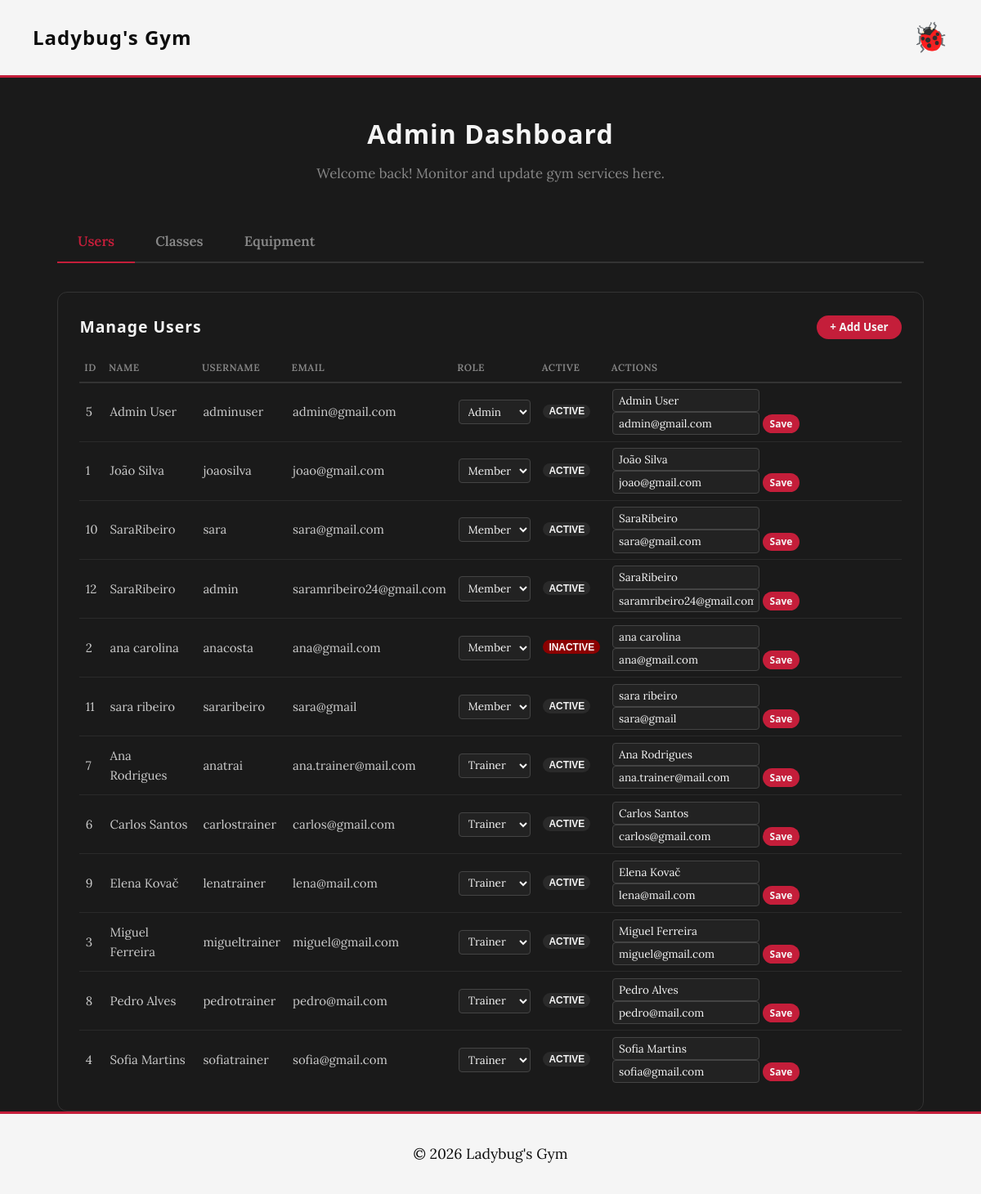
The page /pages/dashboard.php?tab=users (signed in) on the database its author committed.
### tables this page shows
CREATE TABLE users (
    id INTEGER PRIMARY KEY AUTOINCREMENT,
    username VARCHAR(50) UNIQUE NOT NULL,
    email VARCHAR(100) UNIQUE NOT NULL,
    password_hash TEXT NOT NULL,
    name TEXT NOT NULL,
    role TEXT CHECK(role IN ('member', 'trainer', 'admin')) NOT NULL DEFAULT 'member',
    profile_photo TEXT,
    active INTEGER NOT NULL DEFAULT 1 CHECK(active IN (0,1)),
    created_at TEXT DEFAULT CURRENT_TIMESTAMP,
    plan_id INTEGER REFERENCES plans(id) ON DELETE SET NULL
);

### pages/dashboard.php (called while the page is built, shortened)
<?php
require_once(__DIR__ . '/../templates/common.tpl.php');
require_once(__DIR__ . '/../templates/dashboard.tpl.php');
require_once(__DIR__ . '/../database/user.class.php');
$db     = getDatabaseConnection();
$role   = Session::getUserRole();
$userId = Session::getUserId();
$tab = $_GET['tab'] ?? (($role === 'admin') ? 'users' : 'trainer_profile');
$users         = [];
$equipment     = [];
$nutritionPlans = [];
$classes       = [];
$trainers      = [];
$bio           = '';
$specializations = '';
$certifications  = '';
if ($tab === 'users' && $role === 'admin') {
    $users = User::getAllUsers($db);
}
elseif ($tab === 'equipment' && $role === 'admin') {
    $equipment = ClassSchedule::getAllEquipment($db);
}
drawDashboardMain($role, $tab, $classes, $trainers, $users, $equipment, $nutritionPlans, $db, $userId, $bio, $specializations, $certifications);
?>

### database/user.class.php (called while the page is built, shortened)
<?php
class User {
    public static function getAllUsers(?PDO $db = null): array {
        $db = $db ?? getDatabaseConnection();
        $stmt = $db->query('
            SELECT u.id, u.username, u.email, u.name, u.role, u.active, u.profile_photo, u.created_at, p.name AS plan_name
            FROM users u
            LEFT JOIN plans p ON u.plan_id = p.id
            ORDER BY u.role ASC, u.name ASC
        ');
        return $stmt->fetchAll(PDO::FETCH_ASSOC);
    }
}
?>

### templates/dashboard.tpl.php (the view, shortened to what this page needs)
<?php
function drawDashboardMain(string $role, string $tab, array $classes, array $trainers, array $users, array $equipment, array $nutritionPlans, PDO $db, int $userId, string $bio, string $specializations, string $certifications): void {
    ?>
    <main class="container" style="padding-top: 1em;">
        <div class="page-header">
            <h2><?= htmlspecialchars(ucfirst($role)) ?> Dashboard</h2>
            <p>Welcome back! Monitor and update gym services here.</p>
        </div>
        <?php drawDashboardTabs($tab, $role);
        if ($tab === 'users' && $role === 'admin') {
            drawManageUsers($users);
        } elseif ($tab === 'equipment' && $role === 'admin') {
            drawManageEquipment($equipment);
        } elseif ($tab === 'classes') {
            drawManageClasses($classes, $trainers, $db, $role, $userId);
        } elseif ($tab === 'nutrition' && $role === 'trainer') {
            drawTrainerNutritionPlans($nutritionPlans);
        } ?>
    </main>
    <?php
}
function drawDashboardTabs(string $currentTab, string $role): void { ?>
    <div class="admin-tabs">
        <?php if ($role === 'admin'): ?>
            <a href="?tab=users"     class="admin-tab <?= $currentTab === 'users'     ? 'active' : '' ?>">Users</a>
            <a href="?tab=classes"   class="admin-tab <?= $currentTab === 'classes'   ? 'active' : '' ?>">Classes</a>
            <a href="?tab=equipment" class="admin-tab <?= $currentTab === 'equipment' ? 'active' : '' ?>">Equipment</a>
        <?php endif; ?>
    </div>
<?php }
function drawManageUsers(array $users): void { ?>
    <section class="admin-section">
        <div class="admin-section-header">
            <h3>Manage Users</h3>
            <button class="button button-small" onclick="this.nextElementSibling.style.display='block'">+ Add User</button>
        </div>
        <div class="admin-table-wrap">
            <table class="admin-table">
                <thead>
                    <tr><th>ID</th><th>Name</th><th>Username</th><th>Email</th><th>Role</th><th>Active</th><th>Actions</th></tr>
                </thead>
                <tbody>
                    <?php foreach ($users as $u): ?>
                    <tr>
                        <td><?= (int)$u['id'] ?></td>
                        <td><?= htmlspecialchars($u['name']) ?></td>
                        <td><?= htmlspecialchars($u['username']) ?></td>
                        <td><?= htmlspecialchars($u['email']) ?></td>
                        <td>
                            <form action="../actions/action_admin_users.php" method="post" style="display:inline">
                                <select name="role" onchange="this.form.submit()">
                                    <option value="member"  <?= $u['role'] === 'member'  ? 'selected' : '' ?>>Member</option>
                                    <option value="trainer" <?= $u['role'] === 'trainer' ? 'selected' : '' ?>>Trainer</option>
                                    <option value="admin"   <?= $u['role'] === 'admin'   ? 'selected' : '' ?>>Admin</option>
                                </select>
                            </form>
                        </td>
                        <td>
                            <form action="../actions/action_admin_users.php" method="post" style="display:inline">
                                <button class="badge badge-<?= $u['active'] ? 'active' : 'inactive' ?>"><?= $u['active'] ? 'Active' : 'Inactive' ?></button>
                            </form>
                        </td>
                        <td>
                            <form action="../actions/action_admin_users.php" method="post" style="display:inline">
                                <input type="text"  name="name"  value="<?= htmlspecialchars($u['name'])  ?>" class="inline-input" required>
                                <input type="email" name="email" value="<?= htmlspecialchars($u['email']) ?>" class="inline-input" required>
                                <button class="button button-small">Save</button>
                            </form>
                        </td>
                    </tr>
                    <?php endforeach; ?>
                </tbody>
            </table>
        </div>
    </section>
<?php }
    ?>

### css/base.css (style rules this page uses)
:root { --ladybug-red: #c41e3a; --ladybug-dark-red: #8b0000; --ladybug-black: #0d0d0d; --ladybug-dark-gray: #2a2a2a; --ladybug-medium-gray: #3d3d3d; --ladybug-white: #f5f5f5; --ladybug-bg: #1a1a1a; --ladybug-gray: #888; --ladybug-light: #4a1a1a; --accent-deep-red: #a01830; --accent-maroon: #7a0e26; --font-heading: 'Treova', 'Segoe UI', Arial, sans-serif; --font-body: 'Lora', Georgia, serif; --font-accent: 'Treova', 'Segoe UI', sans-serif; --primary-green: var(--ladybug-gray); --accent-green: var(--ladybug-red); --light-green: var(--ladybug-light); --white: var(--ladybug-white); --gray: var(--ladybug-gray); --bg-color: var(--ladybug-bg); }
* { margin: 0; padding: 0; box-sizing: border-box; }
body { font-family: var(--font-body); line-height: 1.6; color: var(--ladybug-white); background-color: var(--bg-color); font-size: 1.1rem; }
h1, h2, h3, h4, h5, h6 { font-family: var(--font-heading); letter-spacing: 1px; color: var(--ladybug-white); }
a { text-decoration: none; color: var(--primary-green); transition: color 0.3s; }
section { padding: 4em 0; }

### css/components.css (style rules this page uses)
.button { font-family: var(--font-accent); display: inline-block; padding: 0.8em 2em; background-color: var(--ladybug-red); color: var(--ladybug-white); border-radius: 50px; font-weight: bold; text-align: center; border: none; cursor: pointer; transition: all 0.3s cubic-bezier(0.34, 1.56, 0.64, 1); position: relative; overflow: hidden; }
.button-small { padding: 0.4em 1.2em; }
.badge { display: inline-block; padding: 0.2em 0.8em; border-radius: 12px; font-size: 0.75em; font-weight: bold; text-transform: uppercase; margin-bottom: 0.5em; }

### css/layout.css (style rules this page uses)
.container { max-width: 1100px; margin: 0 auto; padding: 0 20px; width: 100%; }

### css/pages.css (style rules this page uses)
.page-header { text-align: center; margin-bottom: 2.5em; }
.page-header h2 { color: var(--primary-green); font-size: 2.2rem; }

### css/shared.css (style rules this page uses)
.page-header { text-align: center; margin-top: 1.5em; margin-bottom: 2.5em; }
.page-header h2 { color: var(--ladybug-white); font-size: 2.2rem; }
main.container { padding-top: 1em; }

### css/profile.css (style rules this page uses)
.page-header { text-align: center; margin-bottom: 2.5em; }
.page-header h2 { font-family: var(--font-heading); font-size: 2rem; color: var(--ladybug-white); margin-bottom: 0.3em; letter-spacing: 1px; }
.page-header p { color: var(--ladybug-gray); font-size: 0.95em; }

### css/admin-dashboard.css (style rules this page uses)
.admin-tabs { display: flex; gap: 0; margin-bottom: 2em; border-bottom: 2px solid #333; }
.admin-tab { padding: 0.7em 1.5em; color: #888; text-decoration: none; font-weight: 600; font-size: 0.95em; border-bottom: 2px solid transparent; margin-bottom: -2px; transition: color 0.2s, border-color 0.2s; }
.admin-tab.active { color: var(--ladybug-red); border-bottom-color: var(--ladybug-red); }
.admin-section { background: #1a1a1a; border: 1px solid #333; border-radius: 12px; padding: 1.5em; }
.admin-section-header { display: flex; align-items: center; gap: 1em; margin-bottom: 1em; flex-wrap: wrap; }
.admin-section-header h3 { color: var(--ladybug-white); font-size: 1.1em; margin-right: auto; }
.admin-table-wrap { overflow-x: auto; }
.admin-table { width: 100%; border-collapse: collapse; font-size: 0.85em; }
.admin-table th { text-align: left; color: #888; font-weight: 600; padding: 0.6em 0.5em; border-bottom: 2px solid #333; text-transform: uppercase; letter-spacing: 0.5px; font-size: 0.8em; white-space: nowrap; }
.admin-table td { padding: 0.5em; color: #ccc; border-bottom: 1px solid #2a2a2a; vertical-align: middle; }
.admin-table tr:last-child td { border-bottom: none; }
.admin-table input[type="text"], .admin-table input[type="email"], .admin-table input[type="number"], .admin-table select { background: #222; border: 1px solid #444; border-radius: 4px; padding: 0.3em 0.5em; color: var(--ladybug-white); font-size: 0.9em; font-family: inherit; }
.inline-input { max-width: 180px; }
.admin-table .button-small { padding: 0.25em 0.7em; font-size: 0.8em; }
.badge { display: inline-block; padding: 0.15em 0.6em; border-radius: 10px; font-size: 0.8em; font-weight: 600; border: none; cursor: pointer; }
.badge-active { background: var(--ladybug-dark-gray); color: var(--ladybug-white); }
.badge-inactive { background: #8b0000; color: #fff; }

### rows shown on the page
users: id "5", name "Admin User", username "adminuser", email "admin@gmail.com", role "Admin", active "ACTIVE"
users: id "1", name "João Silva", username "joaosilva", email "joao@gmail.com", role "Member", active "ACTIVE"
users: id "10", name "SaraRibeiro", username "sara", email "sara@gmail.com", role "Member", active "ACTIVE"
users: id "12", name "SaraRibeiro", username "admin", email "saramribeiro24@gmail.com", role "Member", active "ACTIVE"
users: id "2", name "ana carolina", username "anacosta", email "ana@gmail.com", role "Member", active "INACTIVE"
users: id "11", name "sara ribeiro", username "sararibeiro", email "sara@gmail", role "Member", active "ACTIVE"
users: id "7", name "Ana Rodrigues", username "anatrai", email "ana.trainer@mail.com", role "Trainer", active "ACTIVE"
users: id "6", name "Carlos Santos", username "carlostrainer", email "carlos@gmail.com", role "Trainer", active "ACTIVE"
users: id "9", name "Elena Kovač", username "lenatrainer", email "lena@mail.com", role "Trainer", active "ACTIVE"
users: id "3", name "Miguel Ferreira", username "migueltrainer", email "miguel@gmail.com", role "Trainer", active "ACTIVE"
users: id "8", name "Pedro Alves", username "pedrotrainer", email "pedro@mail.com", role "Trainer", active "ACTIVE"
users: id "4", name "Sofia Martins", username "sofiatrainer", email "sofia@gmail.com", role "Trainer", active "ACTIVE"

### other values the page prints
$role "Admin"
